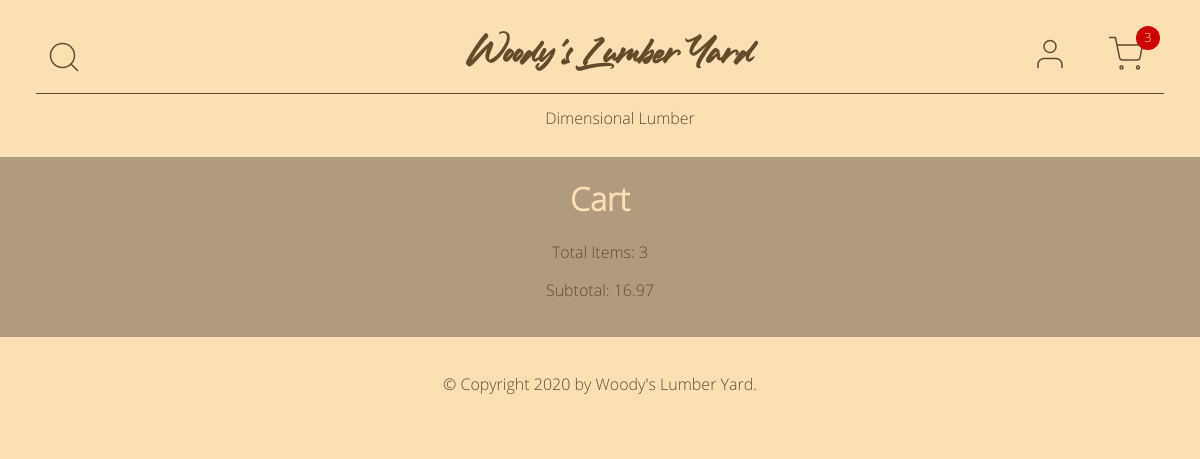
Page /cart (signed in) on the earlier database version.
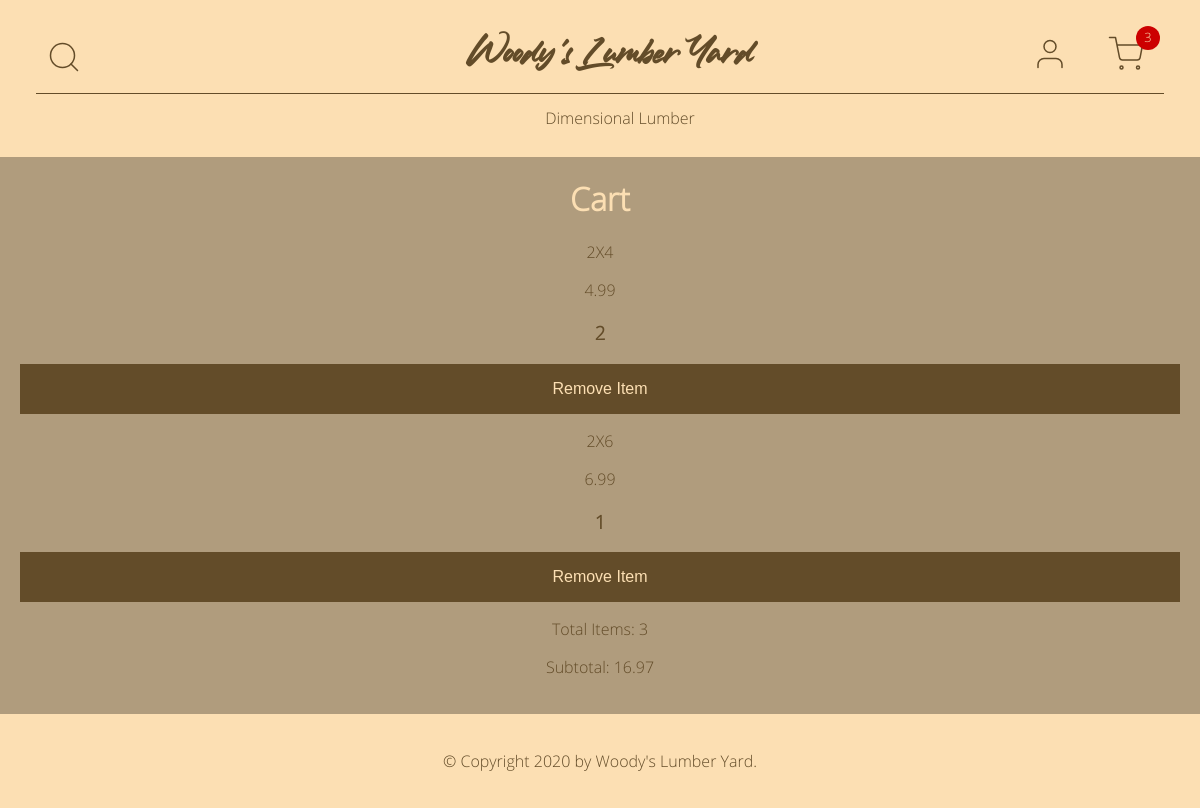
Same page on the later database version.
### online_store/models.py (models this page shows, shortened)
class Cart(db.Model):
    id = db.Column(db.Integer, primary_key=True)
    products = db.relationship("Product", secondary="product_cart_link")
    quantity = db.Column(db.Integer, default=0, nullable=False)
    subtotal = db.Column(db.Numeric(scale=2), default=0, nullable=False)
    user_id = db.Column(db.Integer, db.ForeignKey("user.id"))

class Category(db.Model):
    id = db.Column(db.Integer, primary_key=True)
    name = db.Column(db.String(20), unique=True, nullable=False)
    link = db.Column(db.String(20), nullable=True)
    products = db.relationship("Product", backref="category", lazy=True)
    date_created = db.Column(db.DateTime, default=datetime.utcnow)
    created_by_id = db.Column(db.Integer, db.ForeignKey("user.id"))

class Product(db.Model):
    id = db.Column(db.Integer, primary_key=True)
    name = db.Column(db.String(100), unique=True, nullable=False)
    category_id = db.Column(db.Integer, db.ForeignKey("category.id"))
    price = db.Column(db.Numeric(scale=2), nullable=False)
    image = db.Column(db.String(40), nullable=False)
    quantity = db.Column(db.Integer, nullable=False)
    quantity_in_cart = db.Column(db.Integer, default=0, nullable=False)
    date_created = db.Column(db.DateTime, default=datetime.utcnow)
    created_by_id = db.Column(db.Integer, db.ForeignKey("user.id"))
    carts = db.relationship("Cart", secondary="product_cart_link")

### online_store/main/routes.py (the view)
@main.route("/cart", methods=["GET"])
@login_required
def show_cart():
    categories = Category.query.all()
    cart = Cart.query.filter_by(user_id=current_user.id).first()
    context = {"categories": categories, "cart": cart}
    return render_template("cart.html", **context)

### online_store/models.py (called while the page is built)
@login_manager.user_loader
def load_user(user_id):
    return User.query.get(int(user_id))

### online_store/templates/cart.html (shortened to what this page needs)
{% extends "base.html" %}
{% block head %}
{{ super() }}
{% endblock %}
{% block content %}
<h1>Cart</h1>
{% for product in cart.products %}
  <div class="product" id="{{ product.id }}">
    <p>{{ product.name }}</p>
    <p>{{ product.price }}</p>
    <h3>{{ product.quantity_in_cart }}</h3>
    <button type="button" onclick="removeFromCart({{ product.id }})">Remove Item</button>
  </div>
{% endfor %}
<div class="totals">
  <p>Total Items: {{ cart.quantity }}</p>
  <p>Subtotal: {{ cart.subtotal }}</p>
</div>
{% endblock %}

### online_store/templates/base.html (shortened to what this page needs)
<!DOCTYPE html>
<html lang="en">
<head>
  {% block head %}
  <link rel="stylesheet" type="text/css" href="{{ url_for('static', filename='css/main.css') }}">
  {% endblock %}
</head>
<body>
  <header>
    <div class="top-row">
      <div class="search">
        <img class="search-btn" src="/static/assets/search.svg" alt="Search Button">
      </div>
      {% if current_user.is_admin or current_user.is_employee %}
      <h1><a href="{{ url_for('admin.home') }}">Woody's Lumber Yard</a></h1>
      {% else %}
      <h1><a href="{{ url_for('main.home') }}">Woody's Lumber Yard</a></h1>
      {% endif %}
      <div class="user-icons">
        <a href="{{ url_for('users.account') }}">
          <img src="{{ url_for('static', filename='assets/user.svg') }}" alt="My Account">
        </a>
        <a href="{{ url_for('main.show_cart') }}">
          <img class="cart" src="{{ url_for('static', filename='assets/shopping-cart.svg') }}" alt="Shopping Cart">
          {% if cart %}
            <div class="cart-total">{{ cart.quantity }}</div>
          {% else %}
            <div class="cart-total">0</div>
          {% endif %}
        </a>
      </div>
    </div>
    {% if categories %}
    <nav>
      <ul>
        {% for category in categories %}
        <li><a href="/category/{{ category.link }}">{{ category.name }}</a></li>
        {% endfor %}
      </ul>
    </nav>
    {% endif %}
  </header>
  <main>
    {% block content %}{% endblock %}
  </main>
  <footer>
    <p>&copy; Copyright 2020 by <a href="/">Woody's Lumber Yard</a>.</p>
  </footer>
</body>
</html>

### online_store/static/css/main.css (style rules this page uses)
body main button, body main .products .product-grid .product-item button, body main .products .product-grid .product-item .product-form input[type=submit], body main .product-detail .product-detail-text button, body main .categories .category-list .category-item button, body main .full-form input[type=submit], body footer button { -ms-appearance: none; -moz-appearance: none; -webkit-appearance: none; appearance: none; padding: 1rem 2rem; display: inline-block; border: none; margin: 0; text-decoration: none; background: #634C29; color: #FCDFB3; font-size: 1rem; cursor: pointer; text-align: center; transition: background 150ms ease-in-out, transform 50ms ease; }
* { box-sizing: border-box; }
body { background-color: #FCDFB3; color: #634C29; font-family: "Open-Sans", sans-serif; margin: 0; text-align: center; }
body header { background-color: #FCDFB3; padding: 36px; padding-bottom: 0; }
body header .top-row { display: flex; flex-direction: row; justify-content: center; align-items: center; justify-content: space-between; }
body header .top-row .search { display: flex; flex-direction: row; justify-content: center; align-items: center; flex-basis: 33%; justify-content: flex-start; margin: 0 10px; }
body header .top-row .search img { height: 36px; cursor: pointer; }
body header .top-row .user-icons { padding: 0; margin: 0; }
body header .top-row .user-icons .cart-total { display: block; position: absolute; color: #FCDFB3; background-color: #CC0000; font-size: 0.8rem; padding-top: 0.15rem; border-radius: 50%; height: 24px; width: 24px; top: 26px; right: 40px; }
body header .top-row .user-icons a { margin: 0 10px; text-decoration: none; }
body header .top-row .user-icons a img { height: 36px; }
body header h1 { flex-basis: 33%; font-family: "Ledgewood", sans-serif; margin: 0; text-align: center; justify-self: center; }
body header h1 a { color: #634C29; text-decoration: none; }
body header .user-icons { display: flex; flex-direction: row; justify-content: center; align-items: center; justify-content: flex-end; flex-basis: 33%; }
body header .user-icons img { margin: 0 10px; }
body header nav { margin: 0; }
body header nav ul { align-items: center; border-top: 1px solid #634C29; display: flex; flex-direction: row; height: 3rem; justify-content: space-around; }
body header nav ul li { display: flex; }
body header nav ul li a { color: #634C29; text-decoration: none; }
body main { background-color: #B09C7D; padding: 20px; }
body main h1 { color: #FCDFB3; font-size: 2rem; margin-top: 0; }
body main button { width: 100%; }
body footer { background-color: #FCDFB3; padding: 20px; }
body footer p a { color: #634C29; text-decoration: none; }

Differences in the rows shown:
now on this page (row edited): Product: name "2X4", price "4.99", quantity_in_cart "2"
now on this page (row edited): Product: name "2X6", price "6.99", quantity_in_cart "1"
